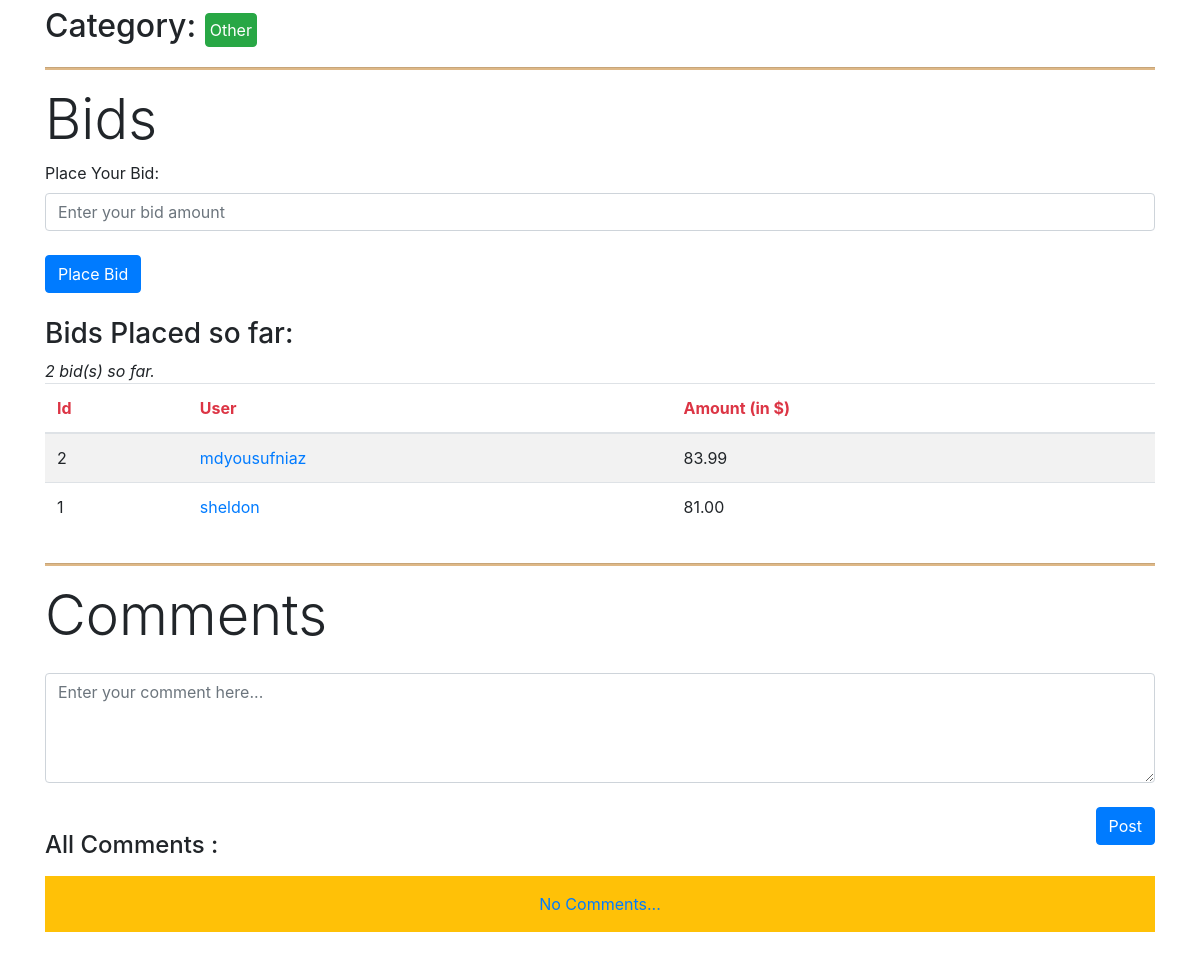
The app's page /listing/2 (lower part), older data.
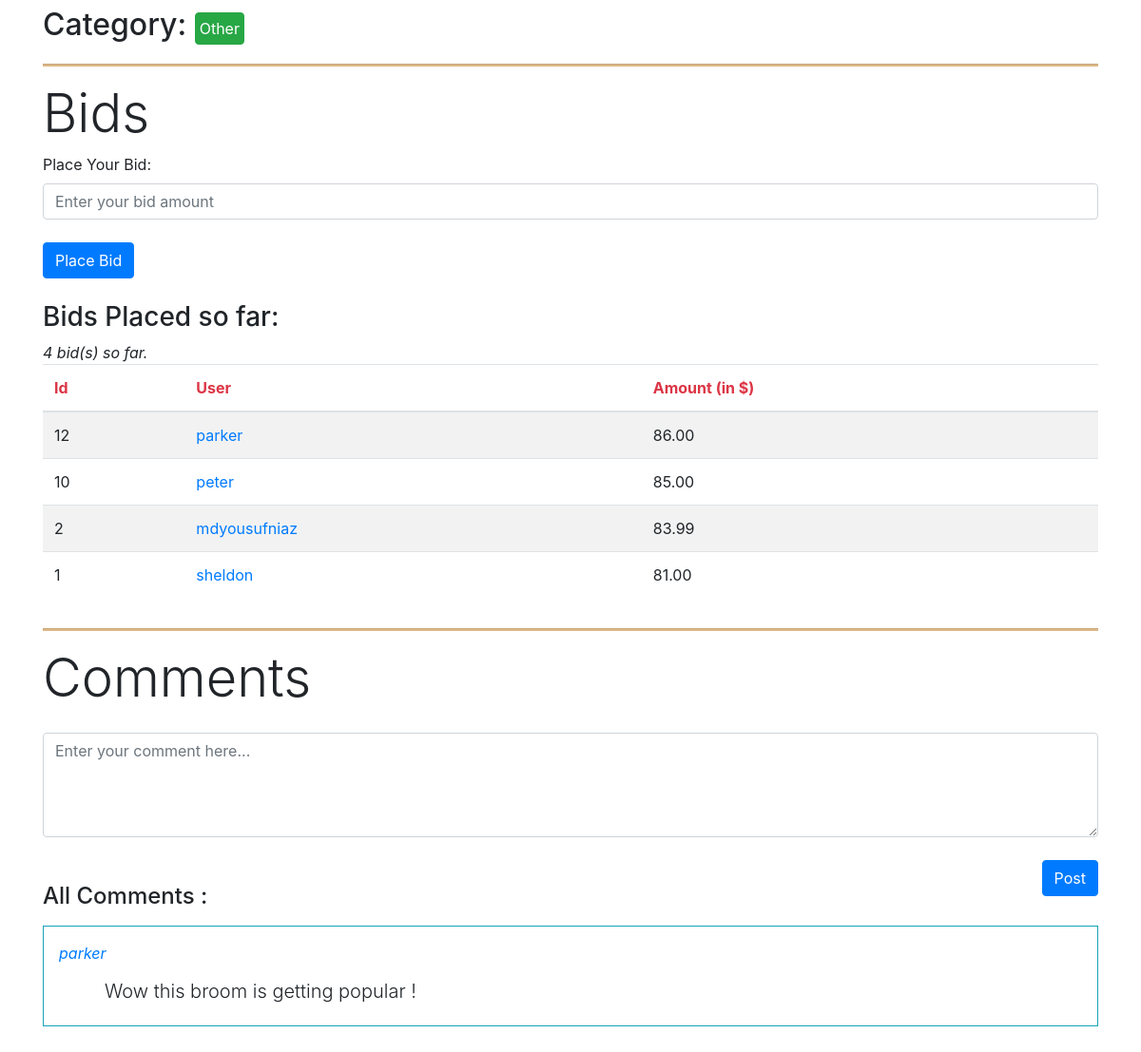
The same page, newer data.
### auctions/models.py (models this page shows, shortened)
class Listing(models.Model):
    CATEGORIES = (
        "No Category",
        "Fashion",
        "Toys",
        "Electronics",
        "Home",
        "Other"
    )
    title = models.CharField(max_length=100)
    description = models.TextField(max_length=500)
    start_bid = models.DecimalField(decimal_places=2, max_digits=10)
    image_url = models.URLField(max_length=400)
    is_active = models.BooleanField(default=True)
    category = models.CharField(choices=[(category, _(category)) for category in CATEGORIES],
                                default="No Category",
                                max_length=15)
    owner = models.ForeignKey(User, on_delete=models.CASCADE, related_name="listings")
    creation_time = models.DateTimeField(auto_now_add=True)

class Bid(models.Model):
    bidder = models.ForeignKey(User, on_delete=models.CASCADE)
    amount = models.DecimalField(decimal_places=2, max_digits=10)
    listing = models.ForeignKey(Listing, on_delete=models.CASCADE, related_name='bids')

class User(AbstractUser):
    watchlist = models.ManyToManyField('Listing',
                                    blank=True,
                                    related_name='observers')

class Comment(models.Model):
    commenter = models.ForeignKey(User, on_delete=models.CASCADE)
    text = models.TextField(max_length=500)
    listing = models.ForeignKey(Listing, on_delete=models.CASCADE, related_name='comments')

### auctions/views.py (the view, shortened to what this page needs)
# urls.py: path("listing/<int:listing_id>", views.listing_view, name="listing"),
def listing_view(request, listing_id):
    listing = Listing.objects.get(pk=listing_id)
    return render(request, "auctions/listing.html", {
        'listing' : listing,
        'bid_form': BiddingForm(listing=listing),
        'comment_form': CommentForm()
    })

### auctions/util.py
class BiddingForm(forms.ModelForm):
    class Meta:
        model = Bid
        exclude = ['bidder', 'listing']
        labels = {
            'amount': 'Place Your Bid'
        }
    def __init__(self, *args, **kwargs):
        listing = kwargs.pop('listing', None)
        super().__init__(*args, **kwargs)
        self.fields['amount'].widget.attrs.update({
            'placeholder': 'Enter your bid amount',
            'class': 'form-control'
        })
        if listing:
            min_value = listing.bids.all().aggregate(Max('amount'))['amount__max'] + Decimal(0.01) if listing.bids.exists() else listing.start_bid
            self.fields['amount'].widget.attrs.update({
                'min': min_value
            })

class CommentForm(forms.ModelForm):
    class Meta:
        model = Comment
        fields = ['text']
        widgets = {
                'text': forms.Textarea(attrs={
                'class': 'form-control',
                'rows': 4,
                'placeholder': 'Enter your comment here...'
            })
        }

### auctions/context_processors.py (called while the page is built)
def default_image(request):
    return {
        'default_image': "https://th.bing.com/th/id/OIP.mq4EytPnqsxmByNt_UmE8wHaHa?pid=ImgDet&w=203&h=203&c=7&dpr=1.3"
    }

### auctions/templates/auctions/listing.html (shortened to what this page needs)
{% extends "auctions/layout.html" %}
{% block body %}
<div class="container">
    <div class="row">
        <div class="col-lg-8">
            <div class="col-lg-4 p-3">
            </div>
            <span class="h2">Category: </span><a href="{% url 'category' listing.category|lower %}" class="btn-success btn p-1 mb-1">{{ listing.category }}</a>
        </div>
        <div class="col-lg-4 p-3">
        </div>
    </div>
    <hr>
    <p class="display-4 mb-2 text-decoration-underline">Bids</p>
    {% if listing.is_active %}
        {% if listing.owner == user %}
            <div class="text-center">
                <a href="{% url 'close_auction' listing.id %}" class="btn btn-success">Close Action</a>
            </div>
        {% else %}
            <form action="{% url 'listing' listing.id %}" method="post">
                {{ bid_form }}
                <input class="btn btn-primary my-4" type="submit" value="Place Bid" name="bid"/>
            </form>
        {% endif %}
    {% endif %}
    <h3>Bids Placed so far: </h3>
    <i class="my-3 text-lead">{{ listing.bids.all|length }} bid(s) so far.</i>
    <div class="table-responsive">
        <table class="table table-striped table-hover">
            <thead class="text-danger">
                <th>Id</th>
                <th>User</th>
                <th>Amount (in $)</th>
            </thead>
            <tbody>
                {% for bid in listing.bids.all reversed %}
                    <tr>
                        <td>{{ bid.id }}</td>
                        <td><a href="{% url 'profile' bid.bidder.id %}">{{bid.bidder.username}}</a></td>
                        <td>{{bid.amount}}</td>
                    </tr>
                    {% empty %}
                    <tr>
                        <td class="text-muted text-center" colspan="3">No bid to show.</td>
                    </tr>
                {% endfor %}
            </tbody>
        </table>
    </div>
    <hr>
    <p class="display-4 mb-4 text-decoration-underline">Comments</p>
    <form action="{% url 'listing' listing.id %}" method="post" class="mb-5">
        {{ comment_form.text }}
        <button class="btn btn-primary my-4 float-right" type="submit" name="comment">Post</button>
    </form>
    <h4 class="mb-3">All Comments :</h4>
    {% for comment in listing.comments.all %}
        <div class="border border-info border-4 rounded-3 p-3 mb-4">
            <i class="mb-3"><a href="{% url 'profile' comment.commenter.id %}">{{comment.commenter.username}}</a></i>
            <p class="ml-5 mt-3 h1 lead">
                {{comment.text}}
            </p>
        </div>
        {% empty %}
        <div class="container bg-warning text-center text-primary p-3 mb-5">
            No Comments...
        </div>
    {% endfor %}
</div>
{% endblock %}

### auctions/templates/auctions/layout.html (shortened to what this page needs)
{% load static %}
<!DOCTYPE html>
<html lang="en">
    <head>
        <link rel="stylesheet" href="https://stackpath.bootstrapcdn.com/bootstrap/4.4.1/css/bootstrap.min.css">
        <link href="{% static 'auctions/styles.css' %}" rel="stylesheet">
    </head>
    <body>
        {% block body %}
        {% endblock %}
    </body>
</html>

### auctions/static/auctions/styles.css (style rules this page uses)
body { padding: 10px; }
hr { background-color: burlywood; height: 2px; }

Row changes from the older to the newer data that the page shows:
computed for Listing "Other": bids.all|length "2" → "4"
added Bid: id "12", bidder.username "parker", amount "86.00"
added Bid: id "10", bidder.username "peter", amount "85.00"
added Comment: commenter.username "parker", text "Wow this broom is getting popular !"
Text that changed along with them:
text no longer shown: "No Comments..."
